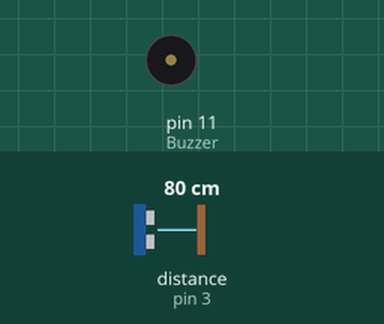
This sketch was run on a simulated Arduino Uno, built with avr-gcc and run on an emulated ATmega328P. Parts: buzzer (waves = sounding). Wiring (inferred from the names in the program): ultrasonic range finder: trigger pin 2; echo pin 3. The test bench sets the inputs (shaded band); at power-on: distance to the obstacle (sensor on pin 3) 80 cm. The echo pulse lasts 58.3 µs per cm; what the sketch prints to the serial monitor is not drawn.

Above: at 1.2 s.
1.3 s: distance to the obstacle (sensor on pin 3) set to 2 cm
4.3 s: distance to the obstacle (sensor on pin 3) set to 4 cm
At 4.8 s:
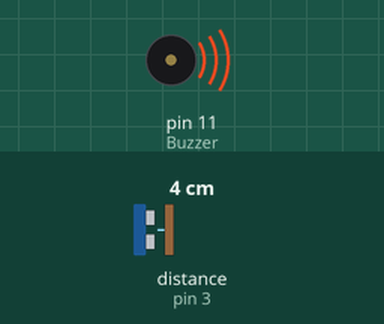
Timing chart, 0 to 7.3 s (numbered marks = the images above; inputs shaded):
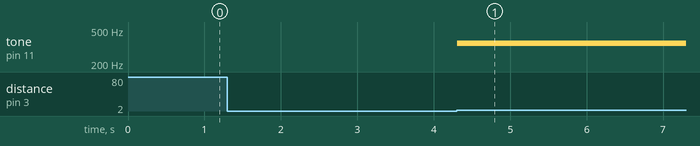

Measured:
- after the input at 4.3 s, tone on pin 11 (Buzzer): silent → 349 Hz at once

The sketch:

maquina_de_tonos.ino
```cpp
int Trig = 2;
int Echo = 3;
int Buzzer = 11;
int distancia;

int c = 261;
int d = 294;
int e = 329;
int f = 349;
int g = 391;
int gS = 415;
int a = 440;
int aS = 455;
int b = 466;
int cH = 523;
int cSH = 554;
int dH = 587;
int dSH = 622;
int eH = 659;
int fH = 698;
int fSH = 740;
int gH = 783;
int gSH = 830;
int aH = 880;

void setup() {
  Serial.begin(9600);
  pinMode(Trig, OUTPUT);
  pinMode(Echo, INPUT);
  pinMode(Buzzer, OUTPUT);
}

void loop() {
  distancia = HC();
  Serial.println(distancia);

      if (distancia >= 2 && distancia <= 5) {  // F (Fa)
        tone(Buzzer, f);
      } else if (distancia >= 6 && distancia <= 11) {  // G (Sol)
        tone(Buzzer, g);
      } else if (distancia >= 12 && distancia <= 17) {  // A (La)
        tone(Buzzer, a);
      } else if (distancia >= 18 && distancia <= 23) {  // B (Si)
        tone(Buzzer, b);
      } else if (distancia >= 24 && distancia <= 29) {  // C (Do)
        tone(Buzzer, c);
      } else if (distancia >= 30 && distancia <= 35) {  // D (Re)
        tone(Buzzer, d);
      } else if (distancia >= 36 && distancia <= 41) {  // E (Mi)
        tone(Buzzer, e);
      } else {
        noTone(Buzzer);  // Detener el sonido si la distancia no está en ninguno de los rangos especificados
      }
    }

int HC() {  // Funcion para hacer funcionar el ultrasonico y retornar el valor de distancia
  digitalWrite(Trig, HIGH);
  delayMicroseconds(10);
  digitalWrite(Trig, LOW);
  int Tiempo = pulseIn(Echo, HIGH);
  int Distancia = Tiempo / 58.2;  // Calibración para obtener la distancia en centímetros
  return Distancia;
}
```
